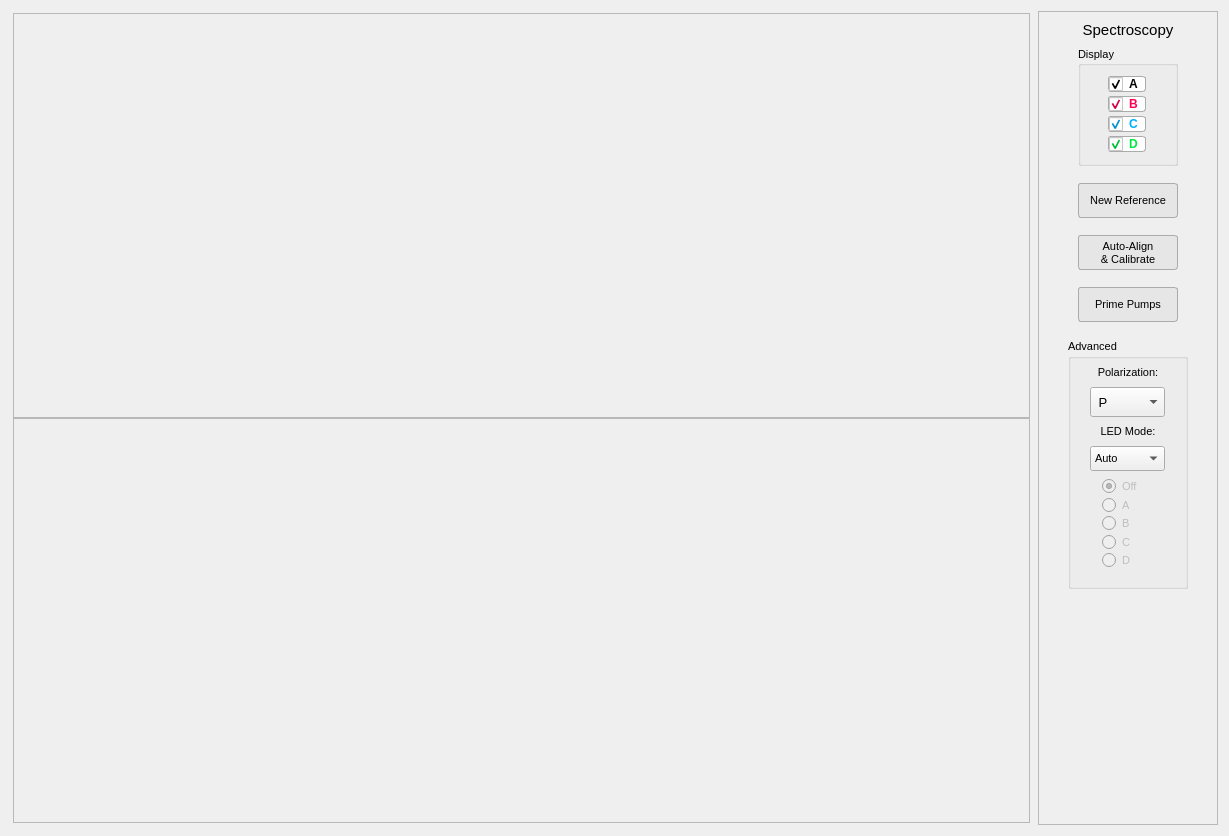
<?xml version="1.0" encoding="UTF-8"?>
<ui version="4.0">
 <class>Spectroscopy</class>
 <widget class="QWidget" name="Spectroscopy">
  <property name="geometry">
   <rect>
    <x>0</x>
    <y>0</y>
    <width>1229</width>
    <height>836</height>
   </rect>
  </property>
  <property name="font">
   <font>
    <family>Segoe UI</family>
   </font>
  </property>
  <property name="windowTitle">
   <string>Form</string>
  </property>
  <layout class="QHBoxLayout" name="horizontalLayout">
   <item>
    <layout class="QVBoxLayout" name="Plots">
     <property name="spacing">
      <number>0</number>
     </property>
     <property name="sizeConstraint">
      <enum>QLayout::SetDefaultConstraint</enum>
     </property>
     <property name="leftMargin">
      <number>2</number>
     </property>
     <property name="topMargin">
      <number>2</number>
     </property>
     <property name="rightMargin">
      <number>2</number>
     </property>
     <property name="bottomMargin">
      <number>2</number>
     </property>
     <item>
      <widget class="QFrame" name="intensity_plot">
       <property name="sizePolicy">
        <sizepolicy hsizetype="Expanding" vsizetype="Preferred">
         <horstretch>0</horstretch>
         <verstretch>0</verstretch>
        </sizepolicy>
       </property>
       <property name="minimumSize">
        <size>
         <width>710</width>
         <height>250</height>
        </size>
       </property>
       <property name="maximumSize">
        <size>
         <width>10000</width>
         <height>10000</height>
        </size>
       </property>
       <property name="frameShape">
        <enum>QFrame::StyledPanel</enum>
       </property>
       <property name="frameShadow">
        <enum>QFrame::Raised</enum>
       </property>
       <layout class="QHBoxLayout" name="horizontalLayout_2">
        <item>
         <spacer name="horizontalSpacer">
          <property name="orientation">
           <enum>Qt::Horizontal</enum>
          </property>
          <property name="sizeHint" stdset="0">
           <size>
            <width>959</width>
            <height>20</height>
           </size>
          </property>
         </spacer>
        </item>
        <item>
         <spacer name="verticalSpacer_2">
          <property name="orientation">
           <enum>Qt::Vertical</enum>
          </property>
          <property name="sizeHint" stdset="0">
           <size>
            <width>20</width>
            <height>378</height>
           </size>
          </property>
         </spacer>
        </item>
       </layout>
      </widget>
     </item>
     <item>
      <widget class="QFrame" name="transmission_plot">
       <property name="sizePolicy">
        <sizepolicy hsizetype="Expanding" vsizetype="Preferred">
         <horstretch>0</horstretch>
         <verstretch>0</verstretch>
        </sizepolicy>
       </property>
       <property name="minimumSize">
        <size>
         <width>710</width>
         <height>250</height>
        </size>
       </property>
       <property name="maximumSize">
        <size>
         <width>10000</width>
         <height>10000</height>
        </size>
       </property>
       <property name="frameShape">
        <enum>QFrame::StyledPanel</enum>
       </property>
       <property name="frameShadow">
        <enum>QFrame::Raised</enum>
       </property>
       <layout class="QHBoxLayout" name="horizontalLayout_3">
        <item>
         <spacer name="horizontalSpacer_2">
          <property name="orientation">
           <enum>Qt::Horizontal</enum>
          </property>
          <property name="sizeHint" stdset="0">
           <size>
            <width>959</width>
            <height>20</height>
           </size>
          </property>
         </spacer>
        </item>
        <item>
         <spacer name="verticalSpacer_3">
          <property name="orientation">
           <enum>Qt::Vertical</enum>
          </property>
          <property name="sizeHint" stdset="0">
           <size>
            <width>20</width>
            <height>378</height>
           </size>
          </property>
         </spacer>
        </item>
       </layout>
      </widget>
     </item>
    </layout>
   </item>
   <item>
    <widget class="QFrame" name="controls">
     <property name="sizePolicy">
      <sizepolicy hsizetype="Fixed" vsizetype="Preferred">
       <horstretch>0</horstretch>
       <verstretch>0</verstretch>
      </sizepolicy>
     </property>
     <property name="minimumSize">
      <size>
       <width>180</width>
       <height>0</height>
      </size>
     </property>
     <property name="maximumSize">
      <size>
       <width>180</width>
       <height>16777215</height>
      </size>
     </property>
     <property name="font">
      <font>
       <family>Segoe UI</family>
       <pointsize>11</pointsize>
      </font>
     </property>
     <property name="frameShape">
      <enum>QFrame::StyledPanel</enum>
     </property>
     <property name="frameShadow">
      <enum>QFrame::Raised</enum>
     </property>
     <layout class="QVBoxLayout" name="verticalLayout_2">
      <property name="spacing">
       <number>7</number>
      </property>
      <item alignment="Qt::AlignHCenter">
       <widget class="QLabel" name="label_3">
        <property name="minimumSize">
         <size>
          <width>100</width>
          <height>0</height>
         </size>
        </property>
        <property name="font">
         <font>
          <family>Segoe UI</family>
          <pointsize>11</pointsize>
          <bold>false</bold>
         </font>
        </property>
        <property name="text">
         <string>Spectroscopy</string>
        </property>
        <property name="alignment">
         <set>Qt::AlignCenter</set>
        </property>
        <property name="margin">
         <number>0</number>
        </property>
       </widget>
      </item>
      <item alignment="Qt::AlignHCenter">
       <widget class="QGroupBox" name="groupBox_2">
        <property name="minimumSize">
         <size>
          <width>100</width>
          <height>120</height>
         </size>
        </property>
        <property name="maximumSize">
         <size>
          <width>100</width>
          <height>16777215</height>
         </size>
        </property>
        <property name="font">
         <font>
          <family>Segoe UI</family>
          <pointsize>8</pointsize>
         </font>
        </property>
        <property name="title">
         <string>Display </string>
        </property>
        <property name="alignment">
         <set>Qt::AlignLeading|Qt::AlignLeft|Qt::AlignVCenter</set>
        </property>
        <widget class="QCheckBox" name="segment_A">
         <property name="geometry">
          <rect>
           <x>30</x>
           <y>30</y>
           <width>38</width>
           <height>16</height>
          </rect>
         </property>
         <property name="font">
          <font>
           <family>Segoe UI</family>
           <pointsize>9</pointsize>
           <bold>true</bold>
          </font>
         </property>
         <property name="styleSheet">
          <string notr="true">QCheckBox{
	color: black;
	background: white;
	border: 1px solid rgb(171, 171, 171);
	border-radius: 3px;
}</string>
         </property>
         <property name="text">
          <string>A</string>
         </property>
         <property name="checked">
          <bool>true</bool>
         </property>
        </widget>
        <widget class="QCheckBox" name="segment_B">
         <property name="geometry">
          <rect>
           <x>30</x>
           <y>50</y>
           <width>38</width>
           <height>16</height>
          </rect>
         </property>
         <property name="font">
          <font>
           <family>Segoe UI</family>
           <pointsize>9</pointsize>
           <bold>true</bold>
          </font>
         </property>
         <property name="styleSheet">
          <string notr="true">QCheckBox{
	color: rgb(255, 0, 81);
	background: white;
	border: 1px solid rgb(171, 171, 171);
	border-radius: 3px;
}</string>
         </property>
         <property name="text">
          <string>B</string>
         </property>
         <property name="checked">
          <bool>true</bool>
         </property>
        </widget>
        <widget class="QCheckBox" name="segment_C">
         <property name="geometry">
          <rect>
           <x>30</x>
           <y>70</y>
           <width>38</width>
           <height>16</height>
          </rect>
         </property>
         <property name="font">
          <font>
           <family>Segoe UI</family>
           <pointsize>9</pointsize>
           <bold>true</bold>
          </font>
         </property>
         <property name="styleSheet">
          <string notr="true">QCheckBox{
	color: rgb(0, 174, 255);
	background:white;
	border: 1px solid rgb(171, 171, 171);
	border-radius: 3px;
}</string>
         </property>
         <property name="text">
          <string>C</string>
         </property>
         <property name="checked">
          <bool>true</bool>
         </property>
        </widget>
        <widget class="QCheckBox" name="segment_D">
         <property name="geometry">
          <rect>
           <x>30</x>
           <y>90</y>
           <width>38</width>
           <height>16</height>
          </rect>
         </property>
         <property name="font">
          <font>
           <family>Segoe UI</family>
           <pointsize>9</pointsize>
           <bold>true</bold>
          </font>
         </property>
         <property name="styleSheet">
          <string notr="true">QCheckBox{
	color: rgb(0, 230, 65);
	border: 1px solid rgb(171, 171, 171);
	background:white;
	border-radius: 3px;
}</string>
         </property>
         <property name="text">
          <string>D</string>
         </property>
         <property name="checked">
          <bool>true</bool>
         </property>
        </widget>
       </widget>
      </item>
      <item>
       <spacer name="verticalSpacer_4">
        <property name="orientation">
         <enum>Qt::Vertical</enum>
        </property>
        <property name="sizeType">
         <enum>QSizePolicy::Fixed</enum>
        </property>
        <property name="sizeHint" stdset="0">
         <size>
          <width>20</width>
          <height>10</height>
         </size>
        </property>
       </spacer>
      </item>
      <item alignment="Qt::AlignHCenter">
       <widget class="QPushButton" name="new_ref_btn">
        <property name="minimumSize">
         <size>
          <width>100</width>
          <height>35</height>
         </size>
        </property>
        <property name="maximumSize">
         <size>
          <width>100</width>
          <height>40</height>
         </size>
        </property>
        <property name="font">
         <font>
          <family>Segoe UI</family>
          <pointsize>8</pointsize>
          <bold>false</bold>
         </font>
        </property>
        <property name="styleSheet">
         <string notr="true">QPushButton {

		background-color: rgb(230, 230, 230);
	    border: 1px solid rgb(171, 171, 171);
		border-radius: 3px;

}

QPushButton::hover{
	background: rgb(253, 253, 253);
	border: 1px raised;
	border-radius: 5px;
}</string>
        </property>
        <property name="text">
         <string>New Reference</string>
        </property>
       </widget>
      </item>
      <item>
       <spacer name="verticalSpacer_6">
        <property name="orientation">
         <enum>Qt::Vertical</enum>
        </property>
        <property name="sizeType">
         <enum>QSizePolicy::Fixed</enum>
        </property>
        <property name="sizeHint" stdset="0">
         <size>
          <width>20</width>
          <height>10</height>
         </size>
        </property>
       </spacer>
      </item>
      <item alignment="Qt::AlignHCenter">
       <widget class="QPushButton" name="full_calibrate_btn">
        <property name="minimumSize">
         <size>
          <width>100</width>
          <height>35</height>
         </size>
        </property>
        <property name="maximumSize">
         <size>
          <width>100</width>
          <height>40</height>
         </size>
        </property>
        <property name="font">
         <font>
          <family>Segoe UI</family>
          <pointsize>8</pointsize>
          <bold>false</bold>
         </font>
        </property>
        <property name="styleSheet">
         <string notr="true">QPushButton {

		background-color: rgb(230, 230, 230);
	    border: 1px solid rgb(171, 171, 171);
		border-radius: 3px;

}

QPushButton::hover{
	background: rgb(253, 253, 253);
	border: 1px raised;
	border-radius: 5px;
}</string>
        </property>
        <property name="text">
         <string>Auto-Align
&amp;&amp; Calibrate</string>
        </property>
       </widget>
      </item>
      <item>
       <spacer name="verticalSpacer_5">
        <property name="orientation">
         <enum>Qt::Vertical</enum>
        </property>
        <property name="sizeType">
         <enum>QSizePolicy::Fixed</enum>
        </property>
        <property name="sizeHint" stdset="0">
         <size>
          <width>20</width>
          <height>10</height>
         </size>
        </property>
       </spacer>
      </item>
      <item alignment="Qt::AlignHCenter">
       <widget class="QPushButton" name="prime_btn">
        <property name="minimumSize">
         <size>
          <width>100</width>
          <height>35</height>
         </size>
        </property>
        <property name="maximumSize">
         <size>
          <width>100</width>
          <height>40</height>
         </size>
        </property>
        <property name="font">
         <font>
          <family>Segoe UI</family>
          <pointsize>8</pointsize>
         </font>
        </property>
        <property name="styleSheet">
         <string notr="true">QPushButton {

		background-color: rgb(230, 230, 230);
	    border: 1px solid rgb(171, 171, 171);
		border-radius: 3px;

}

QPushButton::hover{
	background: rgb(253, 253, 253);
	border: 1px raised;
	border-radius: 5px;
}</string>
        </property>
        <property name="text">
         <string>Prime Pumps</string>
        </property>
       </widget>
      </item>
      <item>
       <spacer name="verticalSpacer_7">
        <property name="orientation">
         <enum>Qt::Vertical</enum>
        </property>
        <property name="sizeType">
         <enum>QSizePolicy::Fixed</enum>
        </property>
        <property name="sizeHint" stdset="0">
         <size>
          <width>20</width>
          <height>10</height>
         </size>
        </property>
       </spacer>
      </item>
      <item alignment="Qt::AlignHCenter">
       <widget class="QGroupBox" name="advanced">
        <property name="minimumSize">
         <size>
          <width>120</width>
          <height>250</height>
         </size>
        </property>
        <property name="maximumSize">
         <size>
          <width>120</width>
          <height>250</height>
         </size>
        </property>
        <property name="font">
         <font>
          <family>Segoe UI</family>
          <pointsize>8</pointsize>
         </font>
        </property>
        <property name="title">
         <string>Advanced </string>
        </property>
        <property name="alignment">
         <set>Qt::AlignLeading|Qt::AlignLeft|Qt::AlignTop</set>
        </property>
        <layout class="QVBoxLayout" name="verticalLayout">
         <property name="spacing">
          <number>0</number>
         </property>
         <property name="leftMargin">
          <number>0</number>
         </property>
         <property name="topMargin">
          <number>0</number>
         </property>
         <property name="rightMargin">
          <number>0</number>
         </property>
         <property name="bottomMargin">
          <number>10</number>
         </property>
         <item>
          <widget class="QLabel" name="label">
           <property name="maximumSize">
            <size>
             <width>16777215</width>
             <height>25</height>
            </size>
           </property>
           <property name="font">
            <font>
             <family>Segoe UI</family>
             <pointsize>8</pointsize>
            </font>
           </property>
           <property name="text">
            <string>Polarization:</string>
           </property>
           <property name="alignment">
            <set>Qt::AlignCenter</set>
           </property>
          </widget>
         </item>
         <item alignment="Qt::AlignHCenter">
          <widget class="QComboBox" name="polarization">
           <property name="sizePolicy">
            <sizepolicy hsizetype="Fixed" vsizetype="Fixed">
             <horstretch>0</horstretch>
             <verstretch>0</verstretch>
            </sizepolicy>
           </property>
           <property name="minimumSize">
            <size>
             <width>75</width>
             <height>29</height>
            </size>
           </property>
           <property name="maximumSize">
            <size>
             <width>75</width>
             <height>30</height>
            </size>
           </property>
           <property name="font">
            <font>
             <family>Segoe UI</family>
             <pointsize>10</pointsize>
            </font>
           </property>
           <property name="styleSheet">
            <string notr="true"/>
           </property>
           <property name="frame">
            <bool>true</bool>
           </property>
           <item>
            <property name="text">
             <string> P </string>
            </property>
           </item>
           <item>
            <property name="text">
             <string> S </string>
            </property>
           </item>
          </widget>
         </item>
         <item>
          <widget class="QLabel" name="label_2">
           <property name="maximumSize">
            <size>
             <width>16777215</width>
             <height>25</height>
            </size>
           </property>
           <property name="font">
            <font>
             <family>Segoe UI</family>
             <pointsize>8</pointsize>
            </font>
           </property>
           <property name="text">
            <string>LED Mode:</string>
           </property>
           <property name="alignment">
            <set>Qt::AlignCenter</set>
           </property>
          </widget>
         </item>
         <item alignment="Qt::AlignHCenter">
          <widget class="QComboBox" name="led_mode">
           <property name="sizePolicy">
            <sizepolicy hsizetype="Fixed" vsizetype="Fixed">
             <horstretch>0</horstretch>
             <verstretch>0</verstretch>
            </sizepolicy>
           </property>
           <property name="minimumSize">
            <size>
             <width>75</width>
             <height>25</height>
            </size>
           </property>
           <property name="maximumSize">
            <size>
             <width>25</width>
             <height>16777215</height>
            </size>
           </property>
           <property name="font">
            <font>
             <family>Segoe UI</family>
             <pointsize>8</pointsize>
            </font>
           </property>
           <item>
            <property name="text">
             <string>Auto</string>
            </property>
           </item>
           <item>
            <property name="text">
             <string>Single</string>
            </property>
           </item>
          </widget>
         </item>
         <item alignment="Qt::AlignHCenter">
          <widget class="QFrame" name="single_LED">
           <property name="enabled">
            <bool>false</bool>
           </property>
           <property name="minimumSize">
            <size>
             <width>70</width>
             <height>100</height>
            </size>
           </property>
           <property name="maximumSize">
            <size>
             <width>70</width>
             <height>100</height>
            </size>
           </property>
           <property name="font">
            <font>
             <family>Segoe UI</family>
             <pointsize>8</pointsize>
            </font>
           </property>
           <layout class="QVBoxLayout" name="verticalLayout_3">
            <property name="spacing">
             <number>2</number>
            </property>
            <property name="topMargin">
             <number>5</number>
            </property>
            <property name="bottomMargin">
             <number>5</number>
            </property>
            <item>
             <widget class="QRadioButton" name="led_off">
              <property name="text">
               <string>Off</string>
              </property>
              <property name="checked">
               <bool>true</bool>
              </property>
             </widget>
            </item>
            <item>
             <widget class="QRadioButton" name="single_A">
              <property name="text">
               <string>A</string>
              </property>
             </widget>
            </item>
            <item>
             <widget class="QRadioButton" name="single_B">
              <property name="text">
               <string>B</string>
              </property>
             </widget>
            </item>
            <item>
             <widget class="QRadioButton" name="single_C">
              <property name="text">
               <string>C</string>
              </property>
             </widget>
            </item>
            <item>
             <widget class="QRadioButton" name="single_D">
              <property name="text">
               <string>D</string>
              </property>
             </widget>
            </item>
           </layout>
          </widget>
         </item>
        </layout>
       </widget>
      </item>
      <item>
       <spacer name="verticalSpacer">
        <property name="orientation">
         <enum>Qt::Vertical</enum>
        </property>
        <property name="sizeHint" stdset="0">
         <size>
          <width>20</width>
          <height>40</height>
         </size>
        </property>
       </spacer>
      </item>
     </layout>
    </widget>
   </item>
  </layout>
 </widget>
 <resources/>
 <connections/>
</ui>
